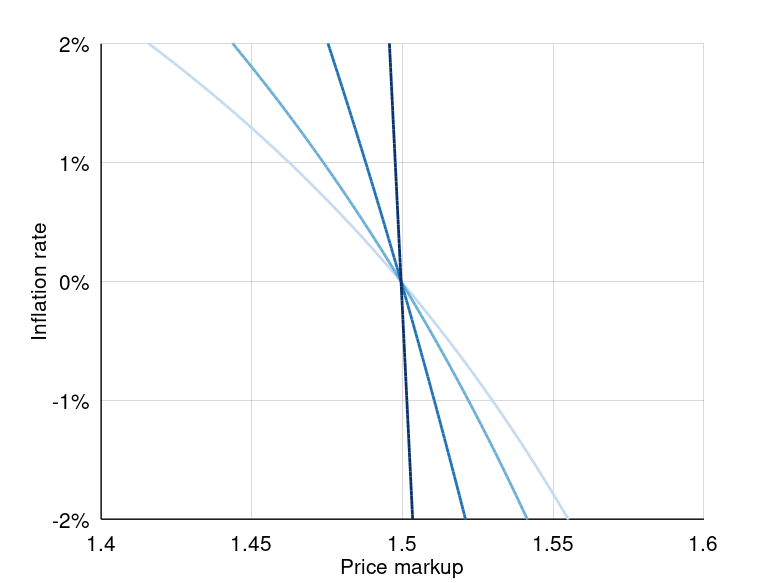
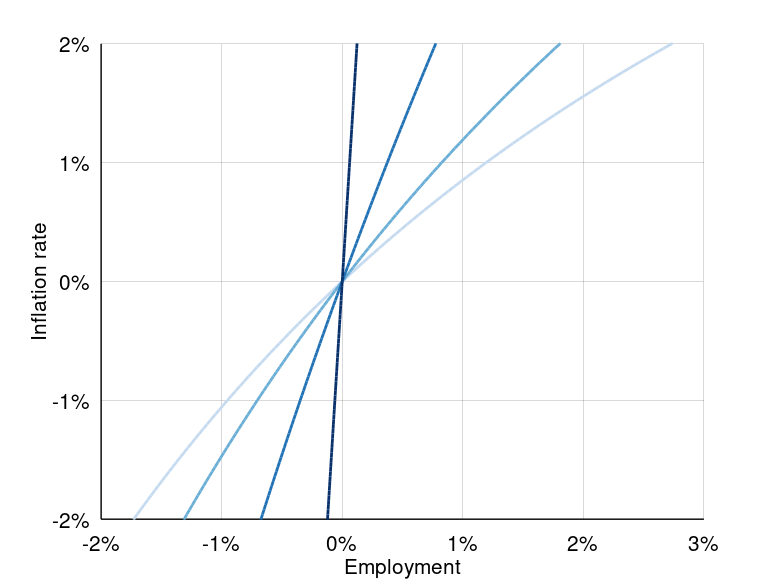

The MATLAB source for these figures, in order:
%% figure3.m
%
% This script produces the two panels of figure 3.
%
%% Description
%
% The script computes two long-run Phillips curves in the New Keynesian model with fairness:
% 
% * The first Phillips curve links steady-state inflation to steady-state price markup.
% * The second Phillips curve links steady-state inflation to steady-state employment.
% 
% The script then displays the two curves for various degrees of acclimation.
%
%% ----------------------------------------

close all;
clear;
clc;

%% ---------- Specify parameters & variables & functions ----------

% Discount factor (table 3)
delta = 0.99;

% Inverse of Frisch elasticity of labor supply (table 3)
eta = 1.1;

% Elasticity of substitution across goods (table 3)
epsilon = 2.23;

% Fairness concern (table 3)
theta = 9;

% Degree of underinference (table 3)
gamma = 0.8;

% Range of inflation rates
pi = [-0.01:0.0001:0.01];

% Range of degrees of acclimation
chi = [0,0.3,0.7,1]; 

% Perceived price markup (lemma 7)
Mp = @(pi) epsilon/(epsilon-1)*exp(gamma./(1-gamma).*pi);

% Fairness function (lemma 7)
F = @(pi,chi) max(0,1-theta.*(1-chi).*(Mp(pi)-epsilon./(epsilon-1)));

% Elasticity of fairness function (lemma 7)
phi = @(pi,chi) max(0,theta.*Mp(pi)./F(pi,chi));

%% ---------- Compute long-run Phillips curves ----------

%% Phillips curve in terms of price markup (proposition 3)

% Express markup as a function of inflation and acclimation
M = @(pi,chi) 1+1./((epsilon-1).*(1+(1-delta)*gamma./(1-delta*gamma).*phi(pi,chi)));

% Compute markup over inflation range, for chi = 0
MNoAcclimation = M(pi,chi(1));

% Compute markup over inflation range, for chi = 0.3
MLowAcclimation = M(pi,chi(2));

% Compute markup over inflation range, for chi = 0.7
MHighAcclimation = M(pi,chi(3));

% Compute markup over inflation range, for chi = 1
MFullAcclimation = M(pi,chi(4));

%% Phillips curve in terms of employment (proposition 3)

% Price markup at zero inflation (for any degree of acclimation)
MNoInflation = M(0,0);

% Compute log deviation of employment from zero inflation, for chi = 0
nNoAcclimation = (log(MNoInflation) - log(MNoAcclimation))./(1+eta);

% Compute log deviation of employment from zero inflation, for chi = 0.3
nLowAcclimation = (log(MNoInflation) - log(MLowAcclimation))./(1+eta);

% Compute log deviation of employment from zero inflation, for chi = 0.7
nHighAcclimation = (log(MNoInflation) - log(MHighAcclimation))./(1+eta);

% Compute log deviation of employment from zero inflation, for chi = 1
nFullAcclimation = (log(MNoInflation) - log(MFullAcclimation))./(1+eta);

%% ---------- Format graphics ----------

%% Set default properties

set(groot,'DefaultFigureUnits', 'inches')
set(groot,'DefaultFigurePosition', [1,1,7.7779,5.8334]);
set(groot,'DefaultFigurePaperPosition', [0, 0, 7.7779,5.8334]);
set(groot,'DefaultFigurePaperSize', [7.7779,5.8334]);

set(groot,'DefaultAxesFontName', 'Helvetica')
set(groot,'DefaultAxesFontSize', 15)
set(groot,'defaultAxesLabelFontSizeMultiplier',1)
set(groot,'defaultAxesTitleFontSizeMultiplier',1)
set(groot,'defaultAxesTitleFontWeight','normal')
set(groot,'DefaultAxesXColor','k')
set(groot,'DefaultAxesYColor','k')
set(groot,'DefaultAxesGridColor','k')
set(groot,'DefaultAxesLineWidth', 1)
set(groot,'DefaultAxesXGrid','on')
set(groot,'DefaultAxesYGrid','on')
set(groot,'DefaultAxesTickLength',[0 0])

set(groot,'DefaultLineLineWidth', 2)

%% Pick color palette

lightestBlue = '#c6dbef';
lightBlue = '#6baed6';
darkBlue = '#2171b5';
darkestBlue = '#08306b';

%% --- Plot long-run Phillips curves for various degrees of acclimation ------

%% Annualize the inflation rate

pi = 4.*pi;

%% Phillips curve in terms of price markup

figure(1)
clf
hold on

plot(MNoAcclimation,pi,'Color',lightestBlue)
plot(MLowAcclimation,pi,'Color',lightBlue)
plot(MHighAcclimation,pi,'Color',darkBlue)
plot(MFullAcclimation,pi,'Color',darkestBlue)

set(gca,'XTick',[1.4:0.05:1.6],'Xlim',[1.4,1.6])
set(gca,'YTick',[-0.02:0.01:0.02],'Ylim',[-0.02,0.02],'YTickLabel',['-2%';'-1%';' 0%';' 1%';' 2%'])
xlabel('Price markup')
ylabel('Inflation rate')
print('-dpdf',['figure_3_price markup.pdf'])

%% Phillips curve in terms of employment

figure(2)
clf
hold on

plot(nNoAcclimation,pi,'Color',lightestBlue)
plot(nLowAcclimation,pi,'Color',lightBlue)
plot(nHighAcclimation,pi,'Color',darkBlue)
plot(nFullAcclimation,pi,'Color',darkestBlue)

set(gca,'XTick',[-0.02:0.01:0.03],'Xlim',[-0.02,0.03],'XTickLabel',['-2%';'-1%';' 0%';' 1%';' 2%';' 3%'])
set(gca,'YTick',[-0.02:0.01:0.02],'Ylim',[-0.02,0.02],'YTickLabel',['-2%';'-1%';' 0%';' 1%';' 2%'])
xlabel('Employment')
ylabel('Inflation rate')
print('-dpdf',['figure_3_employment.pdf'])